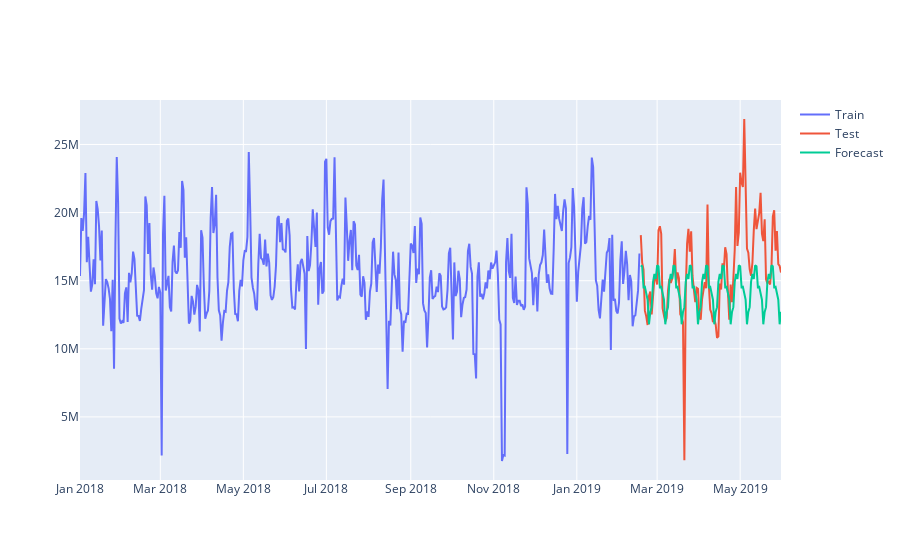

Write notebook code for a chart like this one.
### Code cell
ses = ExponentialSmoothing(train_train['Total_Sales'], seasonal = params['seasonal'], seasonal_periods=12,  freq='D').fit()
plot_forecast(ses, train_train, train_test)
print("MAPE: ",mean_absolute_percentage_error(train_test['Total_Sales'], ses.forecast(len(train_test))))
